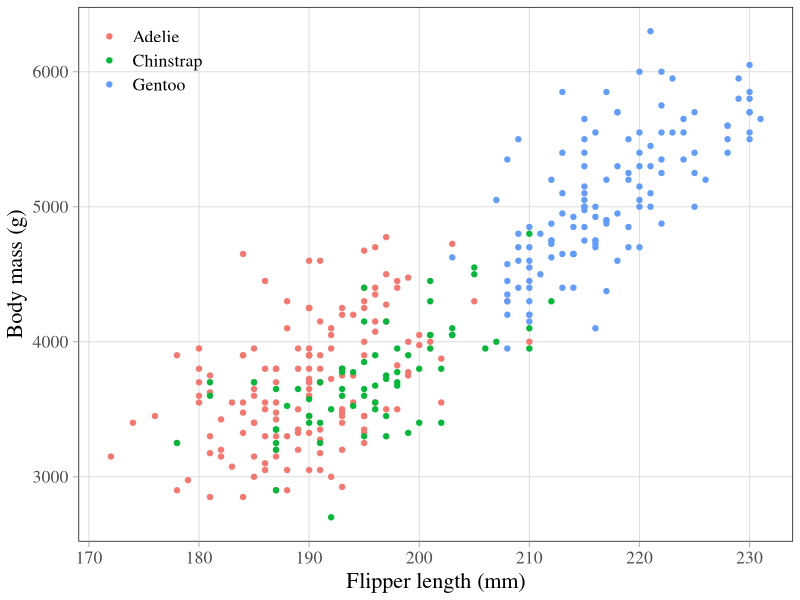
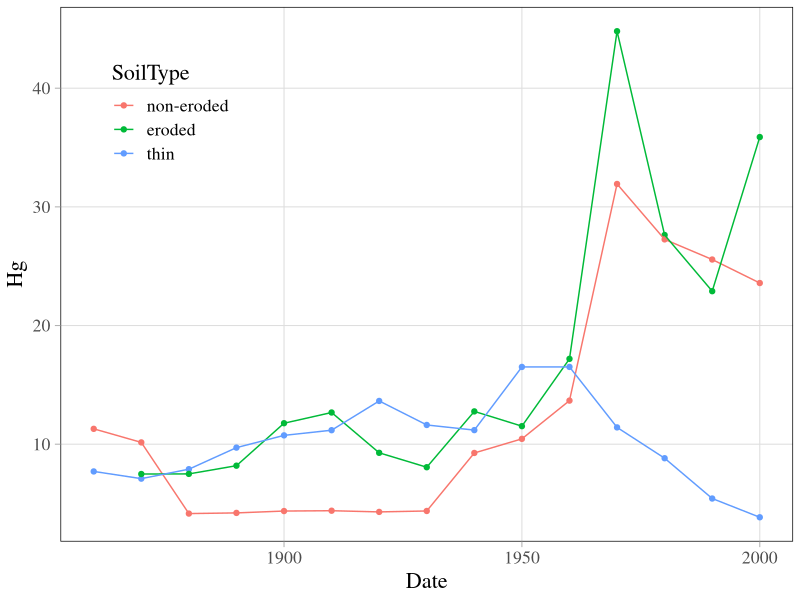
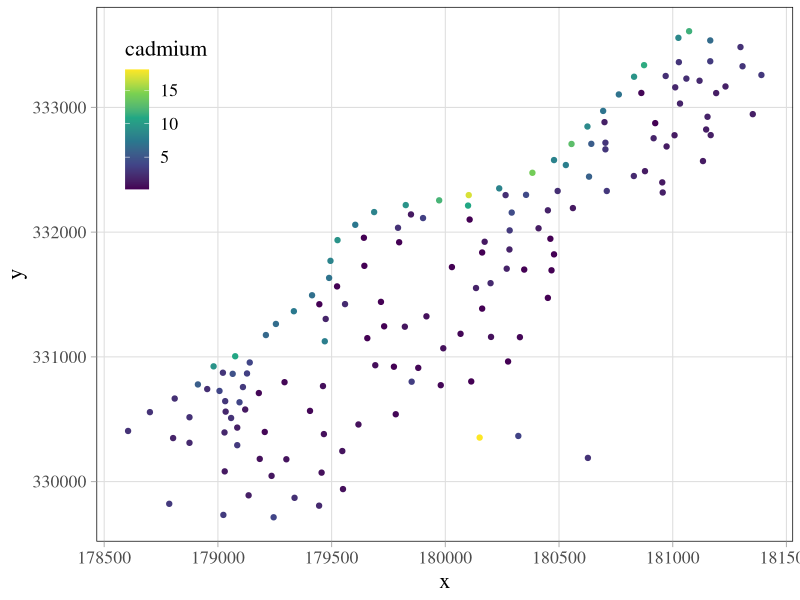
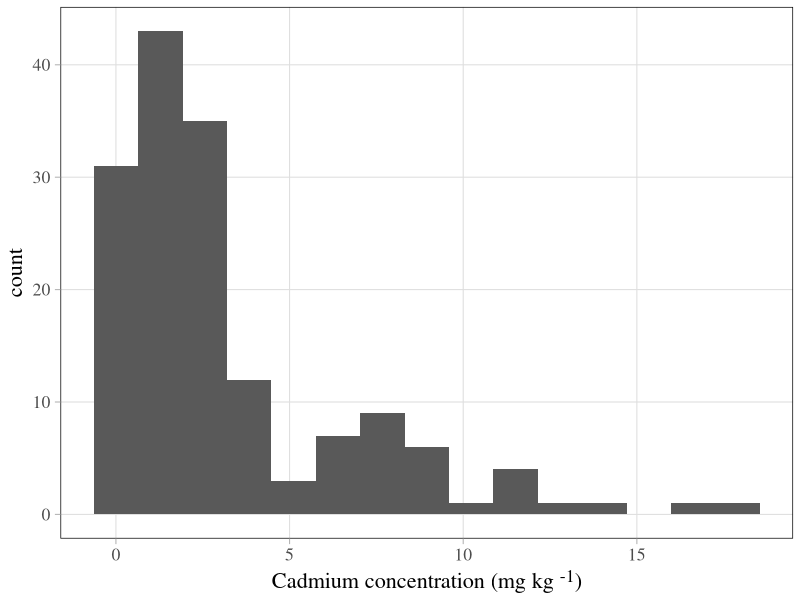
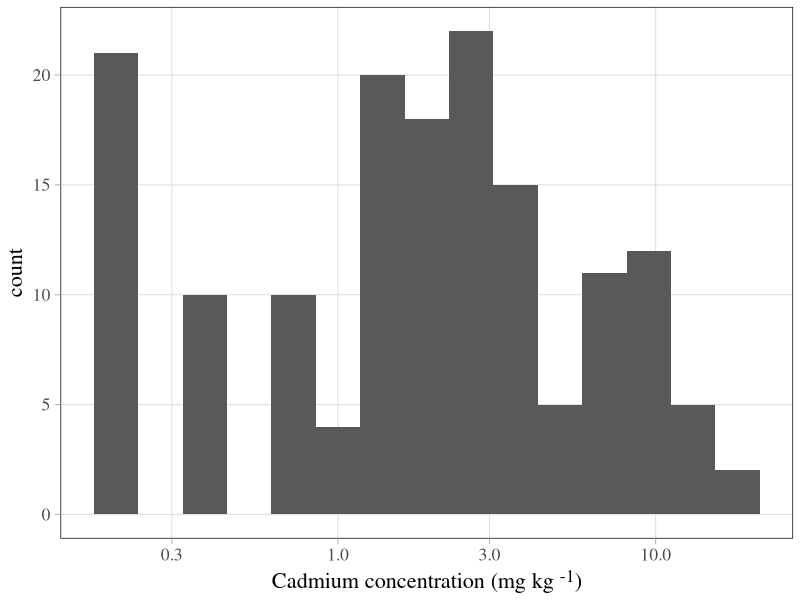
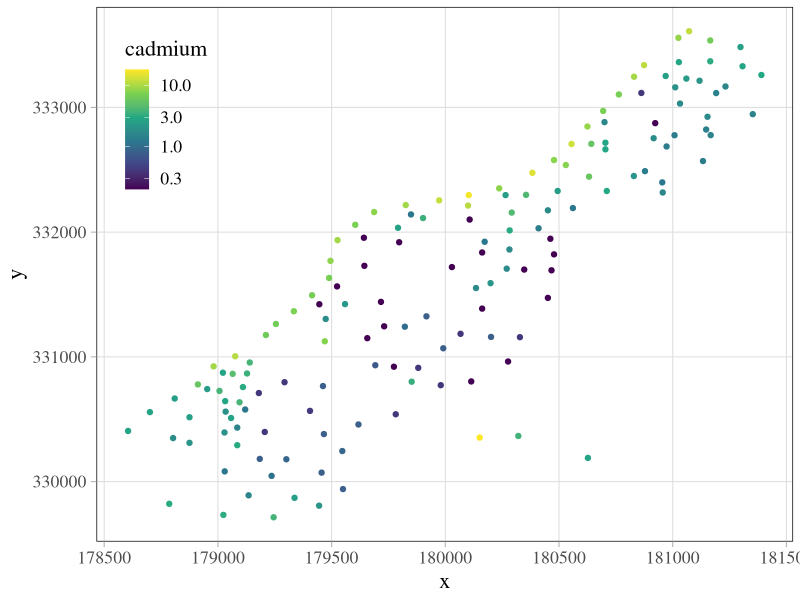
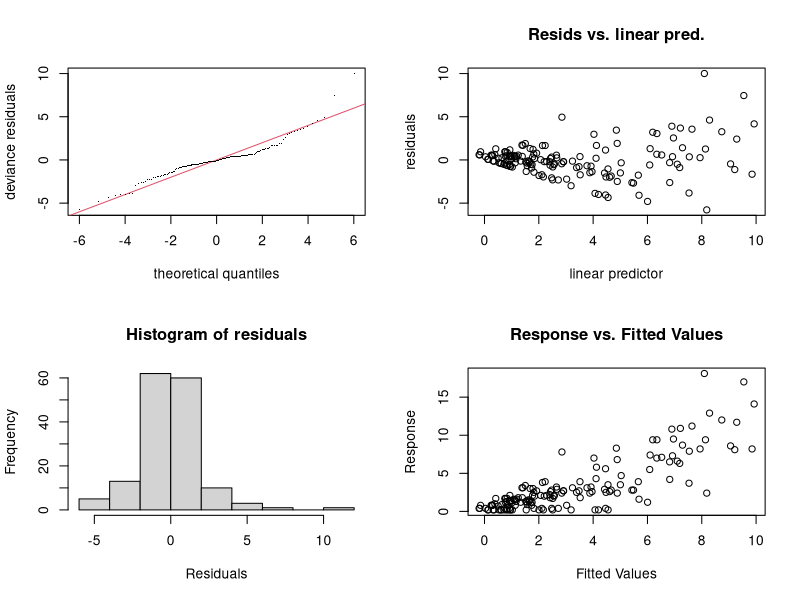
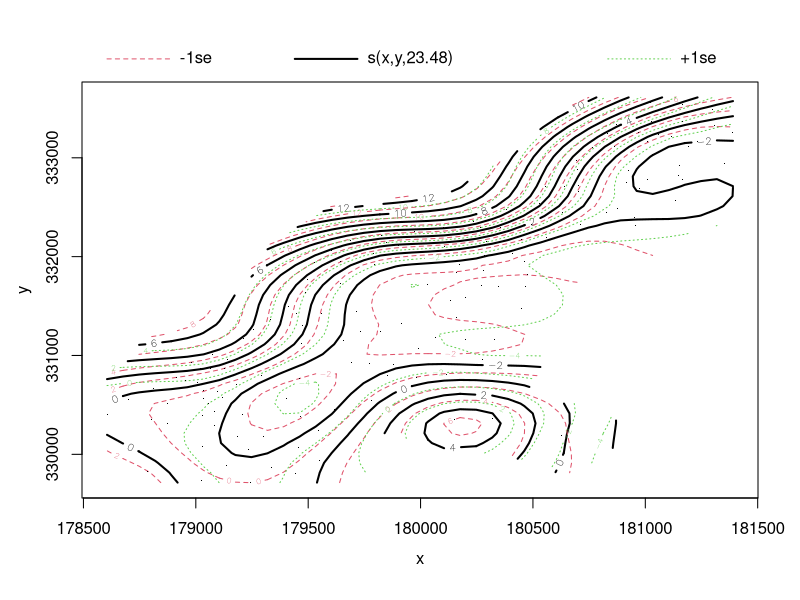

The R script that drew these images, in order:
## ---- chunk 1
#| echo: false
library(tidyverse)
library(mgcv)
library(ggtext)
library(palmerpenguins)
library(sp)
## ---- chunk 2
#| echo: false
theme_set(
  theme_light(base_size = 16, base_family="serif") +
    theme(legend.background = element_rect(fill = "transparent"),
          legend.key = element_rect(fill = "transparent", color = NA),
          panel.grid.minor = element_blank(),
          panel.border = element_rect(color = "black",
                                      linewidth = 0.5,
                                      fill = NA),
          plot.margin = margin(5, 5, 5, 5, unit = "pt"),
          legend.position = "inside",
          legend.position.inside = c(0.95, 0.05)
          )
  )
## ---- chunk 3
#| echo: false
penguins |>
  ggplot() +
  geom_point(aes(x = flipper_length_mm, y = body_mass_g, color =species)) +
  labs(x = "Flipper length (mm)",
       y = "Body mass (g)") +
  theme(legend.position.inside = c(0.1, 0.9),
        legend.title = element_blank())
## ---- chunk 4
penguins_lm_m0 <- lm(body_mass_g ~ flipper_length_mm, 
                     data = penguins)
## ---- chunk 5
#| code-fold: true
penguins_lm_m1 <- lm(body_mass_g ~ flipper_length_mm + species, 
                     data = penguins)
## ---- chunk 6
#| code-fold: true
penguins_lm_m2 <- lm(body_mass_g ~ flipper_length_mm:species, 
                     data = penguins)

penguins_lm_m3 <- lm(body_mass_g ~ flipper_length_mm + flipper_length_mm:species, 
                     data = penguins)
## ---- chunk 7
#| code-fold: true
penguins_lm_m4 <- lm(body_mass_g ~ flipper_length_mm*species, 
                     data = penguins)
## ---- chunk 8
#| echo: false
metals <- 
  read_csv("data/metals.csv") |>
  mutate(SoilType = factor(SoilType, levels = c("non-eroded", "eroded", "thin")))
## ---- chunk 9
#| echo: false
metals |>
  ggplot() + 
  geom_point(aes(Date, Hg, color = SoilType)) +
  geom_line(aes(Date, Hg, color = SoilType)) +
  theme(legend.position = "inside",
        legend.position.inside = c(0.15, 0.8),
        legend.background = element_rect(fill = "transparent"))
## ---- chunk 10
Hg_gam_m0 <- gam(Hg ~ s(Date), 
               data = metals, method = 'REML')
## ---- chunk 11
#| code-fold: true
Hg_gam_m1 <- gam(Hg ~ s(Date) + SoilType,
               data = metals, method = 'REML')
## ---- chunk 12
#| code-fold: true
Hg_gam_m2 <- gam(Hg ~ s(Date, by = SoilType),
               data = metals, method = 'REML')
## ---- chunk 13
#| code-fold: true
Hg_gam_m3 <- gam(Hg ~ s(Date, by = SoilType) + SoilType,
               data = metals, method = 'REML')
## ---- chunk 14
#| echo: false
data(meuse)
rmarkdown::paged_table(meuse)
## ---- chunk 15
#| code-fold: true
meuse |>
  ggplot() +
  geom_point(aes(x, y, color = cadmium)) +
  scale_color_viridis_c() +
  theme(legend.position = "inside",
        legend.position.inside = c(0.1, 0.8))
## ---- chunk 16
#| echo: false
meuse |>
  ggplot() +
  geom_histogram(aes(cadmium), bins = 15) +
  xlab("Cadmium concentration (mg kg <sup>-1</sup>)") +
  theme(axis.title.x = element_markdown())
## ---- chunk 17
#| code-fold: true
#| code-line-numbers: "|3"
meuse |>
  ggplot() +
  geom_histogram(aes(cadmium), bins = 15) +
  scale_x_log10() +
  xlab("Cadmium concentration (mg kg <sup>-1</sup>)") +
  theme(axis.title.x = element_markdown())
## ---- chunk 18
#| code-fold: true
#| code-line-numbers: "|4"
meuse |>
  ggplot() +
  geom_point(aes(x, y, color = cadmium)) +
  scale_color_viridis_c(trans = "log10") +
  theme(legend.position = "inside",
        legend.position.inside = c(0.1, 0.8))
## ---- chunk 19
cadmium_gam_m0 <- gam(cadmium ~ s(x, y), data = meuse, method = "REML")
summary(cadmium_gam_m0)
## ---- chunk 20
#| echo: false
text_output <- capture.output(gam.check(cadmium_gam_m0))
## ---- chunk 21
#| echo: false
cat(text_output, sep = "\n") 
## ---- chunk 22
plot(cadmium_gam_m0)
## ---- chunk 23
plot(cadmium_gam_m0, scheme = 1)
## ---- chunk 24
plot(cadmium_gam_m0, scheme = 2)
## ---- chunk 25
plot(cadmium_gam_m0, scheme = 2, too.far = 0.05)
## ---- chunk 26
vis.gam(x = cadmium_gam_m0, view = c("x", "y"), plot.type = "persp") 
## ---- chunk 27
vis.gam(x = cadmium_gam_m0, view = c("x", "y"), plot.type = "contour")
## ---- chunk 28
vis.gam(x = cadmium_gam_m0, view = c("x", "y"), plot.type = "contour",
        too.far = 0.1)
## ---- chunk 29
vis.gam(x = cadmium_gam_m0, view = c("x", "y"), plot.type = "contour", too.far = 0.05)   
## ---- chunk 30
vis.gam(x = cadmium_gam_m0, view = c("x", "y"), plot.type = "persp", se = 2)    
## ---- chunk 31
#| code-fold: true
par(mfrow = c(1, 3))
vis.gam(cadmium_gam_m0, view = c("x", "y"), plot.type = "persp", theta = 220)
vis.gam(cadmium_gam_m0, view = c("x", "y"), plot.type = "persp", phi = 55)
vis.gam(cadmium_gam_m0, view = c("x", "y"), plot.type = "persp", r = 0.1)
## ---- chunk 32
#| echo: false
par(mfrow = c(1, 1))
## ---- chunk 33
#| code-fold: true
par(mfrow = c(2, 2))
vis.gam(cadmium_gam_m0, view = c("x", "y"), plot.type = "contour", color = "gray")
vis.gam(cadmium_gam_m0, view = c("x", "y"), plot.type = "contour", contour.col = "blue")
vis.gam(cadmium_gam_m0, view = c("x", "y"), plot.type = "contour", nlevels = 20)
## ---- chunk 34
#| echo: false
par(mfrow = c(1, 1))
## ---- chunk 35
airquality
## ---- chunk 36
#| echo: false
airquality |>
  ggplot() +
  geom_point(aes(x = Temp, y = Ozone)) +
  labs(y = "Ozone (ppb)",
       x = "Temperature (F)")
## ---- chunk 37
#| echo: false
airquality |>
  ggplot() +
  geom_point(aes(x = Wind, y = Ozone)) +
  labs(x = "Wind speed (mph)",
       y = "Ozone (ppb)")
## ---- chunk 38
Ozone_gam_m0 <- gam(Ozone ~ s(Temp) + s(Wind), 
                    data = airquality, 
                    method = "REML")

## ---- chunk 39
summary(Ozone_gam_m0)
## ---- chunk 40
gam.check(Ozone_gam_m0)
## ---- chunk 41
Ozone_gam_m1 <- gam(Ozone ~ te(Temp, Wind), 
                    data = airquality, 
                    method = "REML")
## ---- chunk 42
summary(Ozone_gam_m1)
## ---- chunk 43
gam.check(Ozone_gam_m1)
## ---- chunk 44
AIC(Ozone_gam_m0, Ozone_gam_m1)
## ---- chunk 45
Ozone_gam_m2 <- gam(Ozone ~ s(Temp) + s(Wind ) + ti(Temp, Wind), 
                    data = airquality, 
                    method = "REML")
## ---- chunk 46
summary(Ozone_gam_m2)
## ---- chunk 47
gam.check(Ozone_gam_m2)
## ---- chunk 48
AIC(Ozone_gam_m0, Ozone_gam_m1, Ozone_gam_m2)
